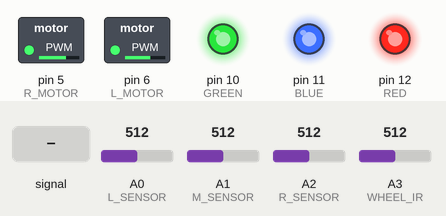
Recording of a sketch running on a simulated Arduino Uno, built with avr-gcc and run on an emulated ATmega328P. Parts: switched loads named in the sketch (green lamp = pin HIGH), output pins drawn as LEDs (lit = HIGH). Dashed ring = blinking. Inputs (shaded band) come from the test bench; at power-on: A0 (L_SENSOR) = 512, A3 (WHEEL_IR) = 512, A2 (R_SENSOR) = 512, A1 (M_SENSOR) = 512.

Above: at 1.2 s.
1.3 s: A0 (L_SENSOR) fed a 1000 Hz sine of ±255 counts around its level
At 2.1 s:
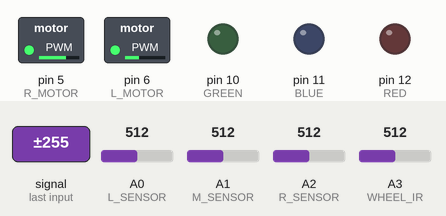
4.3 s: A0 (L_SENSOR) set to 490
At 4.92 s:
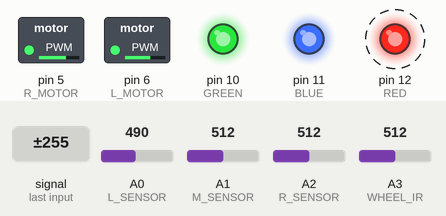
7.3 s: A3 (WHEEL_IR) set to 557
At 8.7 s:
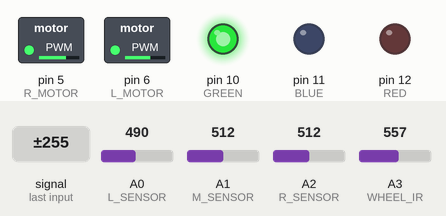
9.0 s: A2 (R_SENSOR) set to 491
10.5 s: A2 (R_SENSOR) set to 469
At 11.7 s:
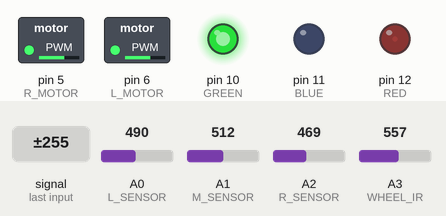
12.0 s: A3 (WHEEL_IR) set to 490
At 12.79 s:
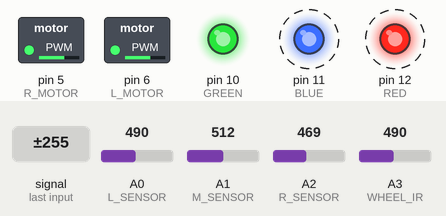
Timing chart, 0 to 16.0 s (numbered marks = the images above; inputs shaded):
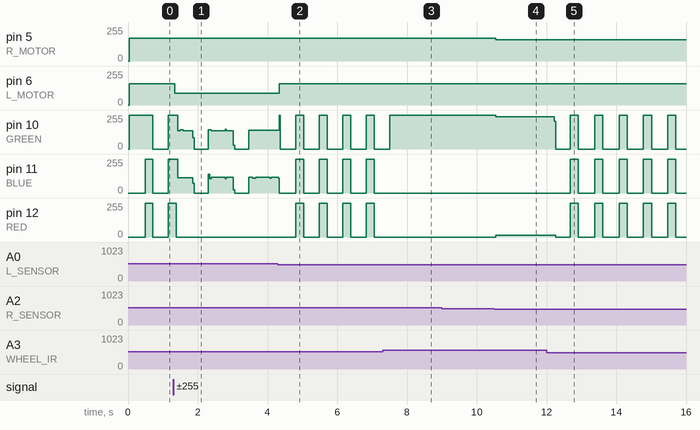

Measured:
- the behaviour switches between 544 and 545 on A3 (WHEEL_IR) (found by bisection; images 2 and 3)
- after the input at 1.3 s, pin 6 (L_MOTOR): 160/255 → 88/255 at once; pin 12 (RED): goes on until 1.4 s, then stays 0/255
- after the input at 4.3 s, pin 6 (L_MOTOR): 88/255 → 160/255 at once; pin 12 (RED): alternates 255/255 for 0.22 s and 0/255 for 0.45 s, starting after 0.52 s
- after the input at 7.3 s, pin 10 (GREEN): goes on until 7.5 s, then stays 255/255; pin 11 (BLUE), pin 12 (RED): stops changing and stays 0/255
- after the input at 10.5 s, pin 5 (R_MOTOR): 170/255 → 160/255 at once; pin 10 (GREEN): 255/255 → 241/255 at once; pin 12 (RED): 0/255 → 14/255 at once
- after the input at 12.0 s, pin 10 (GREEN): 241/255 → 209/255 after 0.22 s, then repeats every 0.65 s: 0/255 0.42 s, 255/255 0.23 s; pin 11 (BLUE): alternates 255/255 for 0.23 s and 0/255 for 0.47 s, starting after 0.68 s; pin 12 (RED): alternates 255/255 for 0.23 s and 0/255 for 0.47 s, starting after 0.26 s
- by itself, pin 10 (GREEN): repeats every 0.67 s: 0/255 0.45 s, 255/255 0.22 s
- by itself, pin 11 (BLUE): repeats every 0.70 s: 0/255 0.47 s, 255/255 0.22 s

The sketch:

EE3_Final_Code.ino
```cpp
#define R_MOTOR 5
#define L_MOTOR 6
#define L_SENSOR 14
#define M_SENSOR 15
#define R_SENSOR 16
#define RED 12
#define BLUE 11
#define GREEN 10
#define WHEEL_IR 17

//global speed constants
const int R_BASESPEED = 170;
const int L_BASESPEED = 160;
const int STOP = 0;

//base calibration values
long L_BASE = 0;
long M_BASE = 0;
long R_BASE = 0;

//thresholds for guard rail approach
int L_THRESHOLD = -40;
int R_THRESHOLD = -30;

//used for flashing the lights when wheel is forcefully stoppped
int counter1 = 0;
unsigned long counter2 = 0;
int value = 0;
bool left_on = false;
bool stopped = false;

void setup()
{
  Serial.begin(9600);

  pinMode(L_MOTOR, OUTPUT);
  pinMode(R_MOTOR, OUTPUT);

  pinMode(L_SENSOR, INPUT);
  pinMode(M_SENSOR, INPUT);
  pinMode(R_SENSOR, INPUT);
  pinMode(WHEEL_IR, INPUT);

  pinMode(RED, OUTPUT);
  pinMode(BLUE, OUTPUT);
  pinMode(GREEN, OUTPUT);

//calibrate the sensors
  for (int i = 0; i < 100; i++)
  {
    L_BASE += (analogRead(L_SENSOR));
    M_BASE += (analogRead(M_SENSOR));
    R_BASE += (analogRead(R_SENSOR));
  }

  L_BASE /= 100;
  M_BASE /= 100;
  R_BASE /= 100;

//kick start the wheels
  analogWrite(L_MOTOR, 250);
  analogWrite(R_MOTOR, 250);
}
void loop()
{

  //calibrate readings
  int L_LED = analogRead(L_SENSOR) - L_BASE;
  int M_LED = analogRead(M_SENSOR) - M_BASE;
  int R_LED = analogRead(R_SENSOR) - R_BASE;

  //blinking code
  if(counter1 >= 500)
  {
    //restart the clock
    if(counter2 == 0)
      counter2 = millis();

    //average the total value
    value /= counter1;
    counter1 = 0;

    //detect that the car has stopped and wants to move
    if((value < 20 || value > 100) && left_on)
    {
      stopped = true;

      //elapsed time
      unsigned long diff = millis() - counter2;

      //Flash off
      if(diff >= 400)
      {
        digitalWrite(GREEN, LOW);
        digitalWrite(RED, LOW);
        digitalWrite(BLUE, LOW);
        counter2 = 0;
      }

      //Flash on
      else if(diff >= 200)
      {
        digitalWrite(GREEN, HIGH);
        digitalWrite(RED, HIGH);
        digitalWrite(BLUE, HIGH);
      }
    }

    //Restart the lights after the car moves again
    else
    {
      stopped = false;
      digitalWrite(GREEN, LOW);
      digitalWrite(RED, LOW);
      digitalWrite(BLUE, LOW);
    }
    value = 0;
  }

  //Average and sum the readings from the wheel IR Sensor
  else
  {
    value += analogRead(WHEEL_IR);
    counter1++;
  }


//STOP
  if (L_LED < -60 && R_LED < -60)
  {
    analogWrite(L_MOTOR, STOP);
    analogWrite(R_MOTOR, STOP);
    digitalWrite(GREEN, LOW);
    digitalWrite(RED, HIGH);
    digitalWrite(BLUE, HIGH);

    //keep the car stopped
    while (true) {}

  }

//RIGHT
  if(R_LED < R_THRESHOLD)
  {
    left_on = true;
    analogWrite(L_MOTOR, L_BASESPEED);
    analogWrite(R_MOTOR, 0);

    if(!stopped)
    {
    digitalWrite(GREEN, LOW);
    digitalWrite(RED, HIGH);
    digitalWrite(BLUE, LOW);
    }
  }

//LEFT
  if(L_LED < L_THRESHOLD)
  {

    left_on = false;
    analogWrite(L_MOTOR, 0);
    analogWrite(R_MOTOR, R_BASESPEED);

    if(!stopped)
    {
    digitalWrite(GREEN, LOW);
    digitalWrite(RED, LOW);
    digitalWrite(BLUE, HIGH);
    }
  }

//STRAIGHT
  else
  {
    left_on = true;
    analogWrite(L_MOTOR, L_BASESPEED);
    analogWrite(R_MOTOR, R_BASESPEED);

    if(!stopped)
    {
    digitalWrite(GREEN, HIGH);
    digitalWrite(RED, LOW);
    digitalWrite(BLUE, LOW);
    }
  }
}
```
